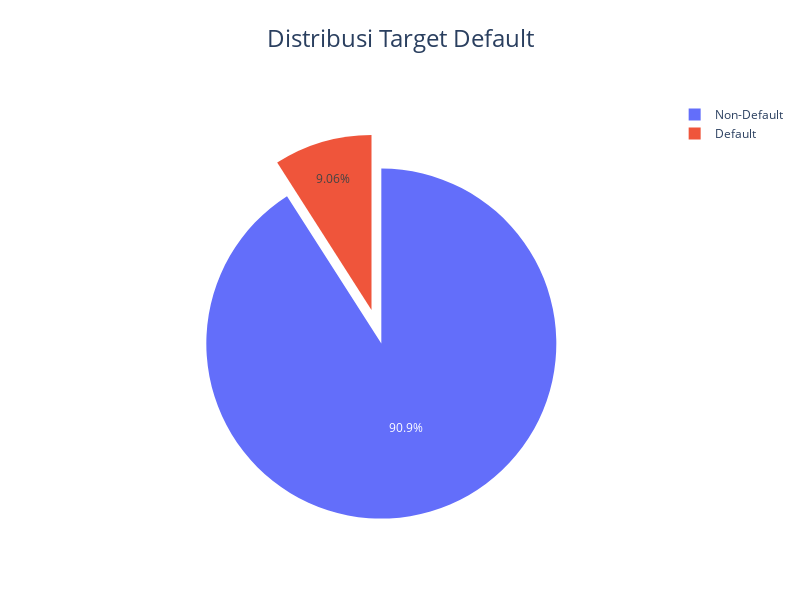

This figure's notebook cell:
### Code cell
import plotly.graph_objects as go

Label = pd.DataFrame(df.groupby('Label').count()['target_default']).reset_index()

# Buat grafik
fig = go.Figure(data=[go.Pie(labels=Label['Label'], values=Label['target_default'], pull=[0,0.2])])

fig.update_layout(
    title={
        'text': "Distribusi Target Default",
        'x': 0.5,                               # Posisi judul horizontal (0-1, 0.5 adalah tengah)
        'y': 0.95,                              # Posisi judul vertikal (0-1, 0.95 adalah tinggi)
        'xanchor': 'center',                    # Ancoran horizontal (center, left, atau right)
        'yanchor': 'top',                       # Ancoran vertikal (top, middle, atau bottom)
        'font': {'size': 24}                    # Ukuran font judul
    },
    width=800,      # Lebar grafik dalam piksel
    height=600,     # Tinggi grafik dalam piksel
)

fig.show()

### Figure 1 — Plotly figure (JSON) as saved in the notebook; plotly's stock layout.template omitted (floating-point values rounded to 4 significant figures)
{"data": [{"labels": ["Default", "Non-Default"], "pull": [0, 0.2], "type": "pie", "values": [1128, 11323]}], "layout": {"height": 600, "title": {"font": {"size": 24}, "text": "Distribusi Target Default", "x": 0.5, "xanchor": "center", "y": 0.95, "yanchor": "top"}, "width": 800}}
